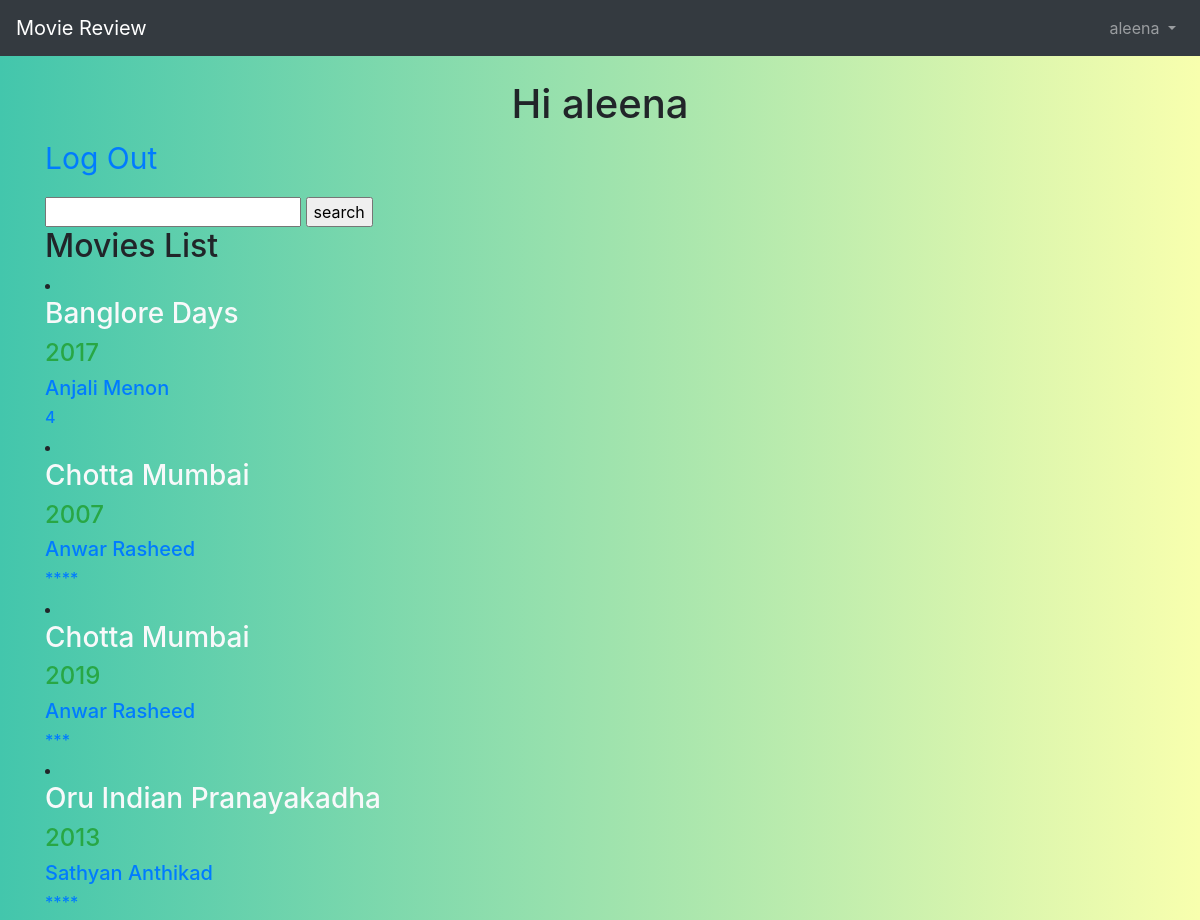
The app's page / (signed in), older data.
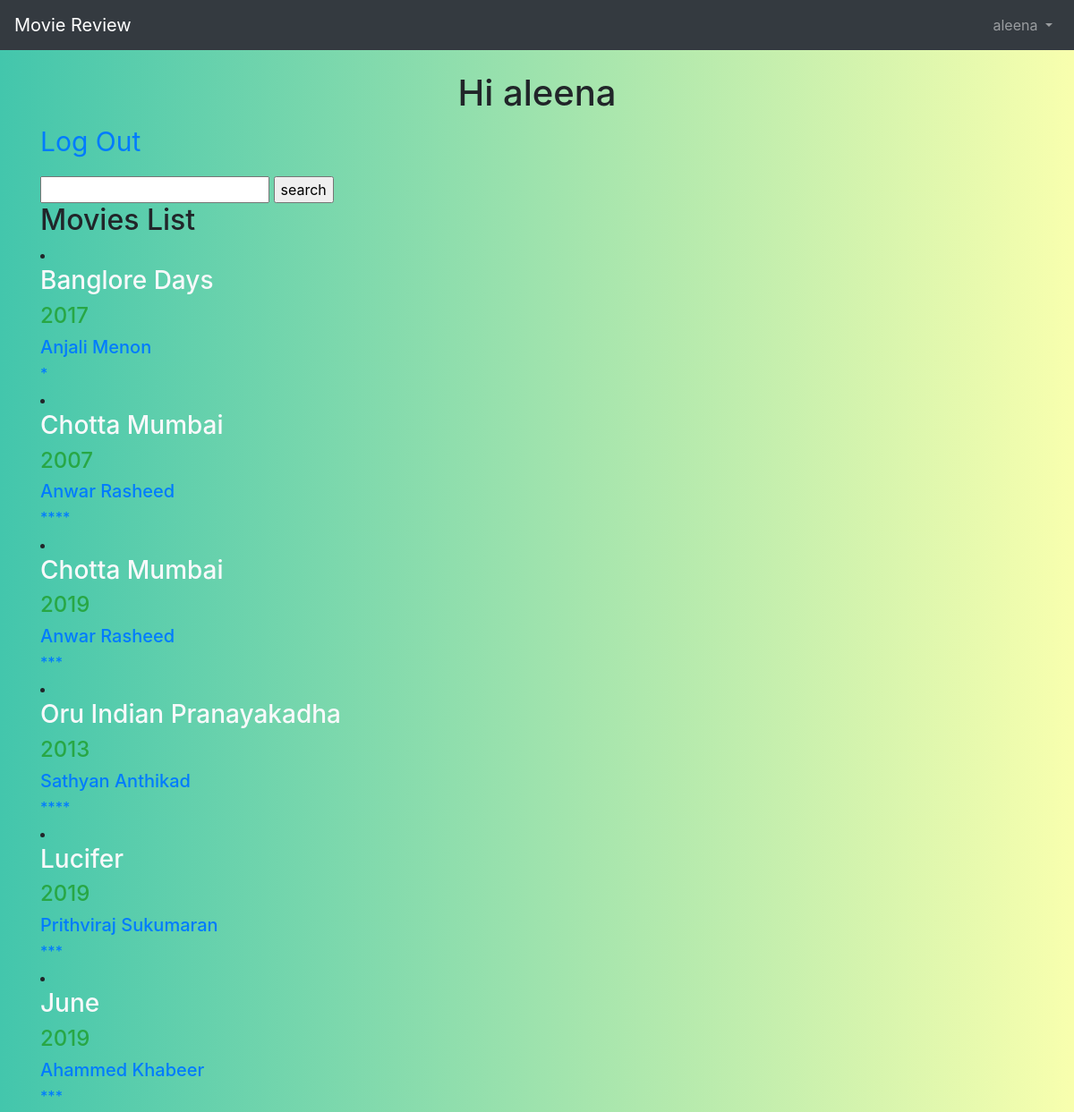
The same page, newer data.
### users/models.py (models this page shows)
class CustomUser(AbstractUser):
	age = models.PositiveIntegerField(null=True, blank=True)

### ratings/models.py (models this page shows, shortened)
class Ratings(models.Model):
	rating = [('*','1'),
	        ('**','2'),
	        ('***','3'),
	        ('****','4'),
	         ('*****','5')]
	movie_name = models.CharField(max_length=50)
	release_year = models.CharField(max_length=4)
	director = models.CharField(max_length=30)
	review = models.TextField()
	author = models.ForeignKey(
		get_user_model(),
		on_delete=models.CASCADE,)
	rating = models.CharField(max_length=5, choices=rating, default='1')
	poster = models.ImageField(upload_to='poster/', blank =True)

### ratings/views.py (the view)
# urls.py: path('',RatingsListView.as_view(),name = 'home'),
class RatingsListView(ListView):
	model = Ratings
	template_name = 'home.html'

### templates/home.html (shortened to what this page needs)
{% extends 'base.html' %}
 {% load static %}
 	{% block body %}
    {% if user.is_authenticated %}
  <h1 class="text-center"> Hi {{ user.username }}</h1>
    <div class>
  <p><a href="{% url 'logout' %}">Log Out</a></p>
  </div>
 <form action= "{% url 'search' %}"  method="get">
  <input type ="text" name ="q">
<input type ="submit" value ="search">
</form>
 	<h2>Movies List</h2>
 	{% for element in object_list %}
  <a href="{% url 'detail' element.id %}">
  <li class="lisit-inline-item">
 	   <h3 class="text-light">{{ element.movie_name }}</h3>
 	   <h4 class="text-success">{{ element.release_year }}</h4>
 	   <h5>{{ element.director }}</h5>
 	   <h6>{{ element.rating }}</h6>
     {% endfor %}
  {% else %}
  <p>You are not logged in</p>
  <a href="{% url 'login' %}">Log In</a>
  <a href="{% url 'signup' %}">Sign Up</a>
{% endif %}
{% endblock body %}

### templates/base.html (shortened to what this page needs)
{% load static %}
<!DOCTYPE html>
<html lang="en">
  <head>
    <link rel="stylesheet" href="{% static 'css/base.css' %}">
    <link href="https://stackpath.bootstrapcdn.com/bootstrap/4.3.1/css/bootstrap.min.css" rel="stylesheet">
  </head>
  <body>
    <nav class="navbar navbar-expand-md navbar-dark bg-dark mb-4">
      <a class="navbar-brand" href="{% url 'home' %}">Movie Review</a>
      <div class="collapse navbar-collapse" id="navbarCollapse">
        {% if user.is_authenticated %}
          <ul class="navbar-nav ml-auto">
            <li class="nav-item">
              <a class="nav-link dropdown-toggle" href="#" id="userMenu"\\
              data-toggle="dropdown" aria-haspopup="true" aria-expanded\\
              ="false">
                {{ user.username }}
              </a>
            </li>
          </ul>
        {% endif %}
      </div>
    </nav>
    <div class="container">
      {% block body %}
      {% endblock body %}
    </div>
  </body>
</html>

### static/css/base.css (style rules this page uses)
body { background: linear-gradient(to right, #43c6ac, #f8ffae); height: 100%; margin: 0; background-repeat: no-repeat; background-attachment: fixed; }
p { color: white; font-size: 30px; }

Row changes from the older to the newer data that the page shows:
changed Ratings "Banglore Days": rating "4" → "*"
added Ratings: movie_name "Lucifer", release_year "2019", director "Prithviraj Sukumaran", rating "***"
added Ratings: movie_name "June", release_year "2019", director "Ahammed Khabeer", rating "***"
